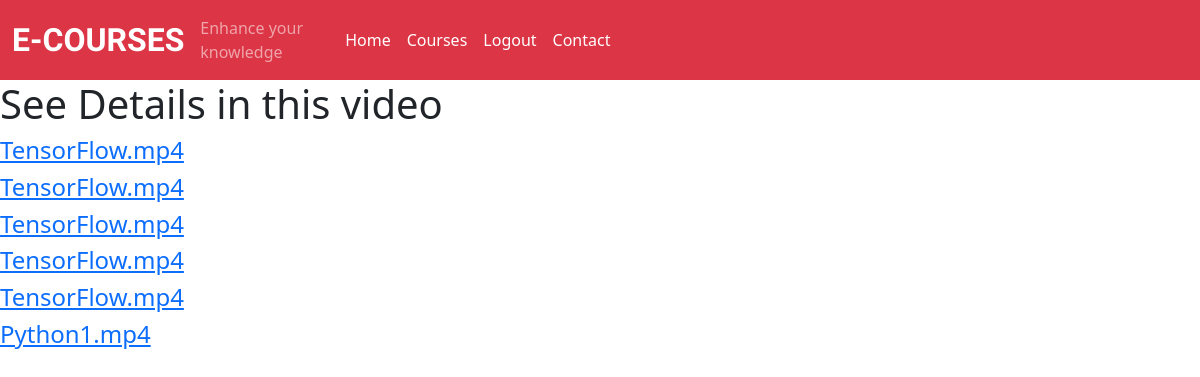
Page /video.php on the committed database.
### tables this page shows
CREATE TABLE `videos` (
  `id` int(50) NOT NULL,
  `name` varchar(200) NOT NULL
);

### video.php (the view)
<?php
include('./header2.php');
?>
<?php
include('db.php');
$sql = "select * from videos";
$res = mysqli_query($conn,$sql);
echo "<h1>See Details in this video</h1>";
while($row = mysqli_fetch_assoc($res)){
	$id = $row['id'];
	$name = $row['name'];
	echo "<h4><a href='watch.php?id=$id'>".$name."</a></h4>";
}
?>

### header2.php (shortened to what this page needs)
<!DOCTYPE html>
<html lang="en">
<head>
    <link rel="stylesheet" href="css/bootstrap.min.css">
    <link rel="stylesheet" href="css/all.min.css">
    <link rel="stylesheet" href="css/style.css">
</head>
<body>
<nav class="navbar navbar-expand-sm navbar-dark bg-danger">
  <div class="container-fluid">
    <a class="navbar-brand" href="index2.php">E-COURSES</a>
    <span class="navbar-text">Enhance your knowledge</span>
    <div class="collapse navbar-collapse" id="navbarNavAltMarkup">
      <ul class="navbar-nav custom-nav">
        <li class="nav item custom-nav-item"><a href="index2.php" class="nav-link">Home</a></li>
        <li class="nav item custom-nav-item"><a href="courses2.php" class="nav-link">Courses</a></li>
        <li class="nav item custom-nav-item"><a href="logout.php" class="nav-link" >Logout</a></li>
        <li class="nav item custom-nav-item"><a href="contact2.php" class="nav-link">Contact</a></li>
      </ul>
    </div>
  </div>
</nav>

### css/style.css (style rules this page uses)
.navbar-brand { font-family: 'Langar', cursive; font-size: 2em; font-weight: bold; color: #fff; }
.custom-nav .custom-nav-item a { color:#fff !important; }

### rows in the picture
videos: name "TensorFlow.mp4"
videos: name "TensorFlow.mp4"
videos: name "TensorFlow.mp4"
videos: name "TensorFlow.mp4"
videos: name "TensorFlow.mp4"
videos: name "Python1.mp4"
